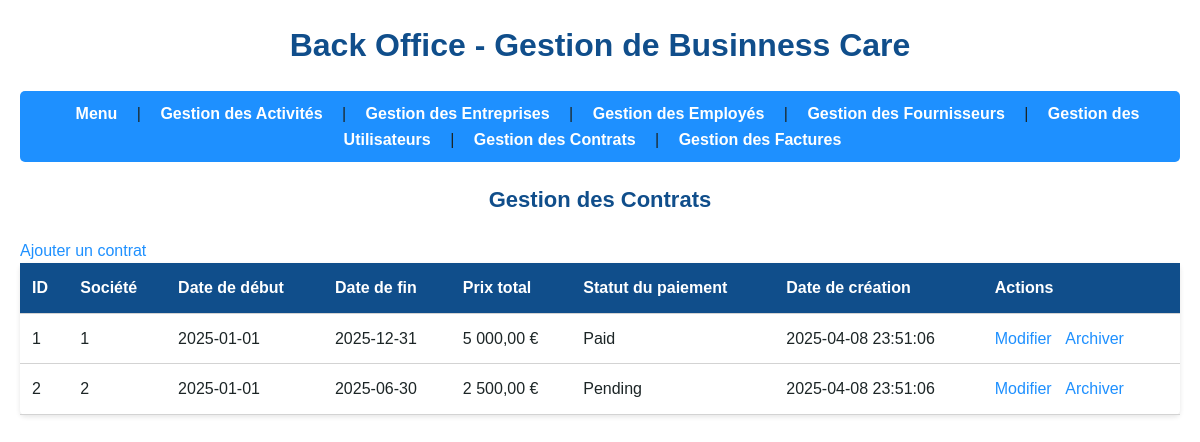
/back_office/pages/contracts/index.php, run on the app's committed database.
### tables this page shows
CREATE TABLE `contracts` (
  `id` int(11) NOT NULL,
  `company_id` int(11) NOT NULL COMMENT 'Référence à la société cliente',
  `start_date` date NOT NULL COMMENT 'Date de début du contrat',
  `end_date` date DEFAULT NULL COMMENT 'Date de fin du contrat',
  `total_price` decimal(10,2) NOT NULL COMMENT 'Prix total du contrat',
  `payment_status` enum('Pending','Paid','Cancelled') DEFAULT 'Pending' COMMENT 'Statut du paiement',
  `archived` tinyint(1) DEFAULT '0',
  `created_at` timestamp NOT NULL DEFAULT CURRENT_TIMESTAMP
);

### back_office/pages/contracts/index.php (the view, shortened to what this page needs)
<!DOCTYPE html>
<html lang="fr">
<head>
    <link rel="stylesheet" href="../../assets/style.css">
</head>
<body>
<?php
require_once '../../composants/nav.php';
require_once '../../config/database.php';
$stmt = $pdo->query("SELECT * FROM contracts WHERE archived = 0");
$contracts = $stmt->fetchAll(PDO::FETCH_ASSOC);
?>
<h2>Gestion des Contrats</h2>
<a href="add.php">Ajouter un contrat</a>
<table>
    <tr>
        <th>ID</th>
        <th>Société</th>
        <th>Date de début</th>
        <th>Date de fin</th>
        <th>Prix total</th>
        <th>Statut du paiement</th>
        <th>Date de création</th>
        <th>Actions</th>
    </tr>
    <?php foreach ($contracts as $contract): ?>
        <tr>
            <td><?php echo $contract['id']; ?></td>
            <td><?php echo $contract['company_id']; ?></td>
            <td><?php echo $contract['start_date']; ?></td>
            <td><?php echo $contract['end_date'] ? $contract['end_date'] : 'Non spécifiée'; ?></td>
            <td><?php echo number_format($contract['total_price'], 2, ',', ' '); ?> €</td>
            <td><?php echo $contract['payment_status']; ?></td>
            <td><?php echo $contract['created_at']; ?></td>
            <td>
                <a href="edit.php?id=<?php echo $contract['id']; ?>">Modifier</a>
                <a href="archive.php?id=<?php echo $contract['id']; ?>"
                    onclick="return confirm('Voulez-vous vraiment archiver?')">Archiver</a>
            </td>
        </tr>
    <?php endforeach; ?>
</table>
</body>
</html>

### back_office/assets/style.css (style rules this page uses)
* { margin: 0; padding: 0; box-sizing: border-box; font-family: Arial, sans-serif; }
:root { --bleu-principal: #1E90FF; --bleu-fonce: #104E8B; --noir: #1C2526; --gris: #D3D3D3; --blanc: #FFFFFF; --gris-fonce: #808080; }
body { background-color: var(--blanc); color: var(--noir); line-height: 1.6; padding: 20px; }
h1, h2 { color: var(--bleu-fonce); margin-bottom: 20px; }
h2 { font-size: 22px; text-align: center; }
table { width: 100%; border-collapse: collapse; background-color: var(--blanc); margin-bottom: 20px; box-shadow: 0 2px 5px rgba(0, 0, 0, 0.1); border-radius: 5px; }
th, td { padding: 12px; text-align: left; border-bottom: 1px solid var(--gris); }
th { background-color: var(--bleu-fonce); color: var(--blanc); font-weight: bold; }
td { color: var(--noir); }
td a { color: var(--bleu-principal); text-decoration: none; margin-right: 10px; }
a { color: var(--bleu-principal); text-decoration: none; }

### data on the page
contracts: id "1", company "1", start_date "2025-01-01", end_date "2025-12-31", total_price "5 000,00", payment_status "Paid", created_at "2025-04-08 23:51:06"
contracts: id "2", company "2", start_date "2025-01-01", end_date "2025-06-30", total_price "2 500,00", payment_status "Pending", created_at "2025-04-08 23:51:06"
